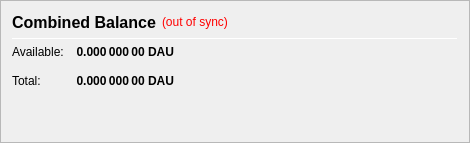
                   <widget class="QFrame" name="frame_CombinedBalances">
                    <property name="minimumSize">
                     <size>
                      <width>470</width>
                      <height>0</height>
                     </size>
                    </property>
                    <property name="frameShape">
                     <enum>QFrame::StyledPanel</enum>
                    </property>
                    <property name="frameShadow">
                     <enum>QFrame::Raised</enum>
                    </property>
                    <layout class="QVBoxLayout" name="verticalLayout_5">
                     <item>
                      <layout class="QHBoxLayout" name="horizontalLayout_5" stretch="0,0,0">
                       <item>
                        <widget class="QLabel" name="label_5z">
                         <property name="minimumSize">
                          <size>
                           <width>0</width>
                           <height>20</height>
                          </size>
                         </property>
                         <property name="font">
                          <font>
                           <pointsize>12</pointsize>
                           <weight>75</weight>
                           <bold>true</bold>
                          </font>
                         </property>
                         <property name="toolTip">
                          <string>Combined Balance (including unconfirmed and immature coins)</string>
                         </property>
                         <property name="text">
                          <string>Combined Balance</string>
                         </property>
                        </widget>
                       </item>
                       <item>
                        <widget class="QLabel" name="labelWalletStatus">
                         <property name="cursor">
                          <cursorShape>WhatsThisCursor</cursorShape>
                         </property>
                         <property name="toolTip">
                          <string>The displayed information may be out of date. Your wallet automatically synchronizes with the DigitalAustralianDollar network after a connection is established, but this process has not completed yet.</string>
                         </property>
                         <property name="styleSheet">
                          <string notr="true">QLabel { color: red; }</string>
                         </property>
                         <property name="text">
                          <string notr="true">(out of sync)</string>
                         </property>
                         <property name="alignment">
                          <set>Qt::AlignLeading|Qt::AlignLeft|Qt::AlignVCenter</set>
                         </property>
                        </widget>
                       </item>
                       <item>
                        <spacer name="horizontalSpacer_1">
                         <property name="orientation">
                          <enum>Qt::Horizontal</enum>
                         </property>
                         <property name="sizeHint" stdset="0">
                          <size>
                           <width>40</width>
                           <height>20</height>
                          </size>
                         </property>
                        </spacer>
                       </item>
                      </layout>
                     </item>
                     <item>
                      <widget class="Line" name="line_CombinedBalance">
                       <property name="minimumSize">
                        <size>
                         <width>0</width>
                         <height>1</height>
                        </size>
                       </property>
                       <property name="maximumSize">
                        <size>
                         <width>16777215</width>
                         <height>1</height>
                        </size>
                       </property>
                       <property name="orientation">
                        <enum>Qt::Horizontal</enum>
                       </property>
                      </widget>
                     </item>
                     <item>
                      <layout class="QGridLayout" name="gridLayout_3">
                       <property name="spacing">
                        <number>12</number>
                       </property>
                       <item row="1" column="0">
                        <widget class="QLabel" name="labelBalanceTextz">
                         <property name="text">
                          <string>Available:</string>
                         </property>
                        </widget>
                       </item>
                       <item row="1" column="1">
                        <widget class="QLabel" name="labelBalancez">
                         <property name="font">
                          <font>
                           <weight>75</weight>
                           <bold>true</bold>
                          </font>
                         </property>
                         <property name="cursor">
                          <cursorShape>IBeamCursor</cursorShape>
                         </property>
                         <property name="toolTip">
                          <string>Your current spendable balance</string>
                         </property>
                         <property name="text">
                          <string notr="true">0.000 000 00 DAU</string>
                         </property>
                         <property name="alignment">
                          <set>Qt::AlignRight|Qt::AlignTrailing|Qt::AlignVCenter</set>
                         </property>
                         <property name="textInteractionFlags">
                          <set>Qt::LinksAccessibleByMouse|Qt::TextSelectableByKeyboard|Qt::TextSelectableByMouse</set>
                         </property>
                        </widget>
                       </item>
                       <item row="2" column="0">
                        <widget class="QLabel" name="labelTotalTextz">
                         <property name="text">
                          <string>Total:</string>
                         </property>
                        </widget>
                       </item>
                       <item row="2" column="1">
                        <widget class="QLabel" name="labelTotalz">
                         <property name="font">
                          <font>
                           <weight>75</weight>
                           <bold>true</bold>
                          </font>
                         </property>
                         <property name="cursor">
                          <cursorShape>IBeamCursor</cursorShape>
                         </property>
                         <property name="toolTip">
                          <string>Total Balance, including all unavailable coins.</string>
                         </property>
                         <property name="text">
                          <string notr="true">0.000 000 00 DAU</string>
                         </property>
                         <property name="alignment">
                          <set>Qt::AlignRight|Qt::AlignTrailing|Qt::AlignVCenter</set>
                         </property>
                         <property name="textInteractionFlags">
                          <set>Qt::LinksAccessibleByMouse|Qt::TextSelectableByKeyboard|Qt::TextSelectableByMouse</set>
                         </property>
                        </widget>
                       </item>
                       <item row="2" column="3">
                        <spacer name="horizontalSpacer_2">
                         <property name="orientation">
                          <enum>Qt::Horizontal</enum>
                         </property>
                         <property name="sizeHint" stdset="0">
                          <size>
                           <width>40</width>
                           <height>20</height>
                          </size>
                         </property>
                        </spacer>
                       </item>
                      </layout>
                     </item>
                     <item>
                      <spacer name="verticalSpacer_1">
                       <property name="orientation">
                        <enum>Qt::Vertical</enum>
                       </property>
                       <property name="sizeHint" stdset="0">
                        <size>
                         <width>20</width>
                         <height>40</height>
                        </size>
                       </property>
                      </spacer>
                     </item>
                    </layout>
                   </widget>
